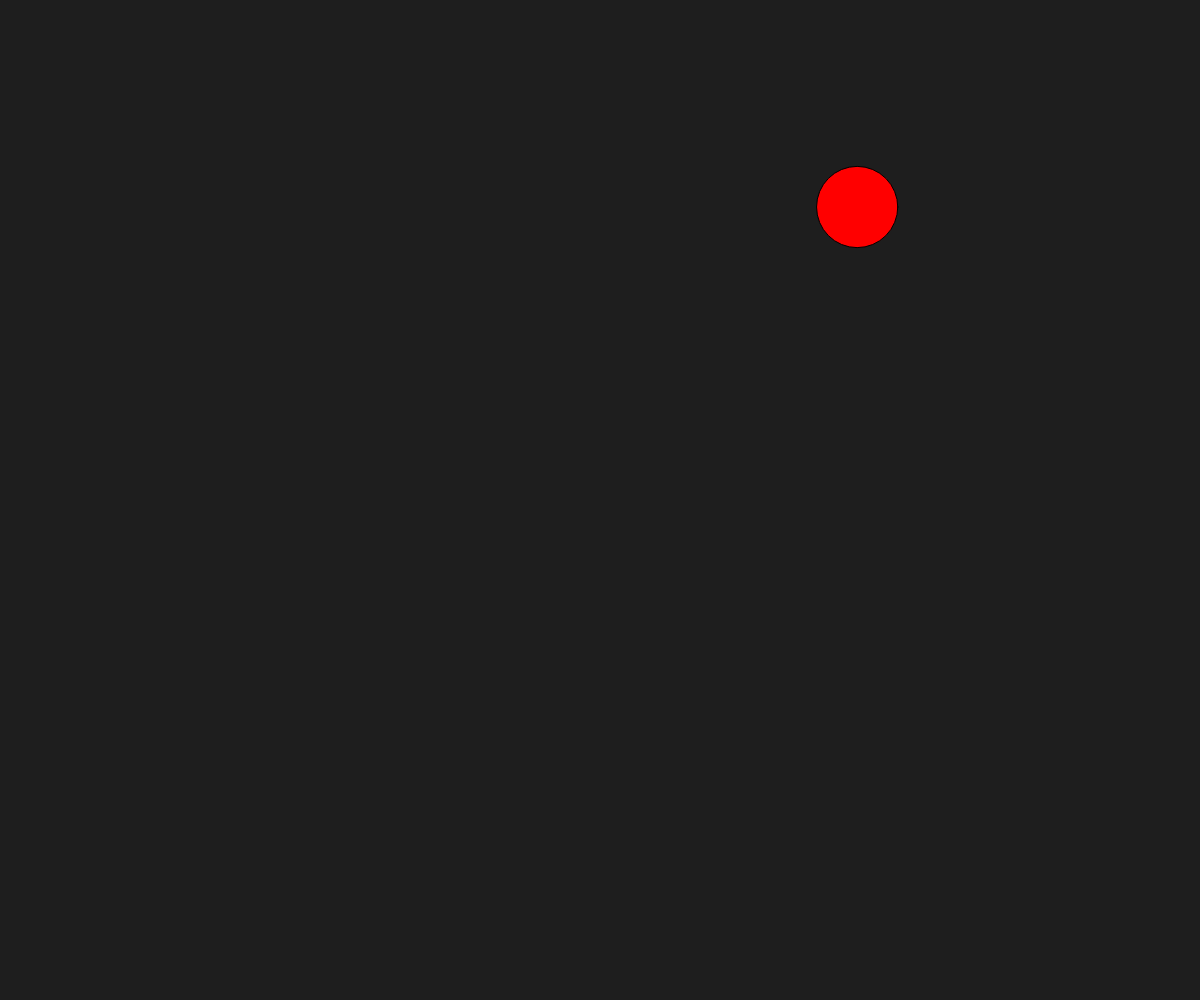
Frame 1 (no input)
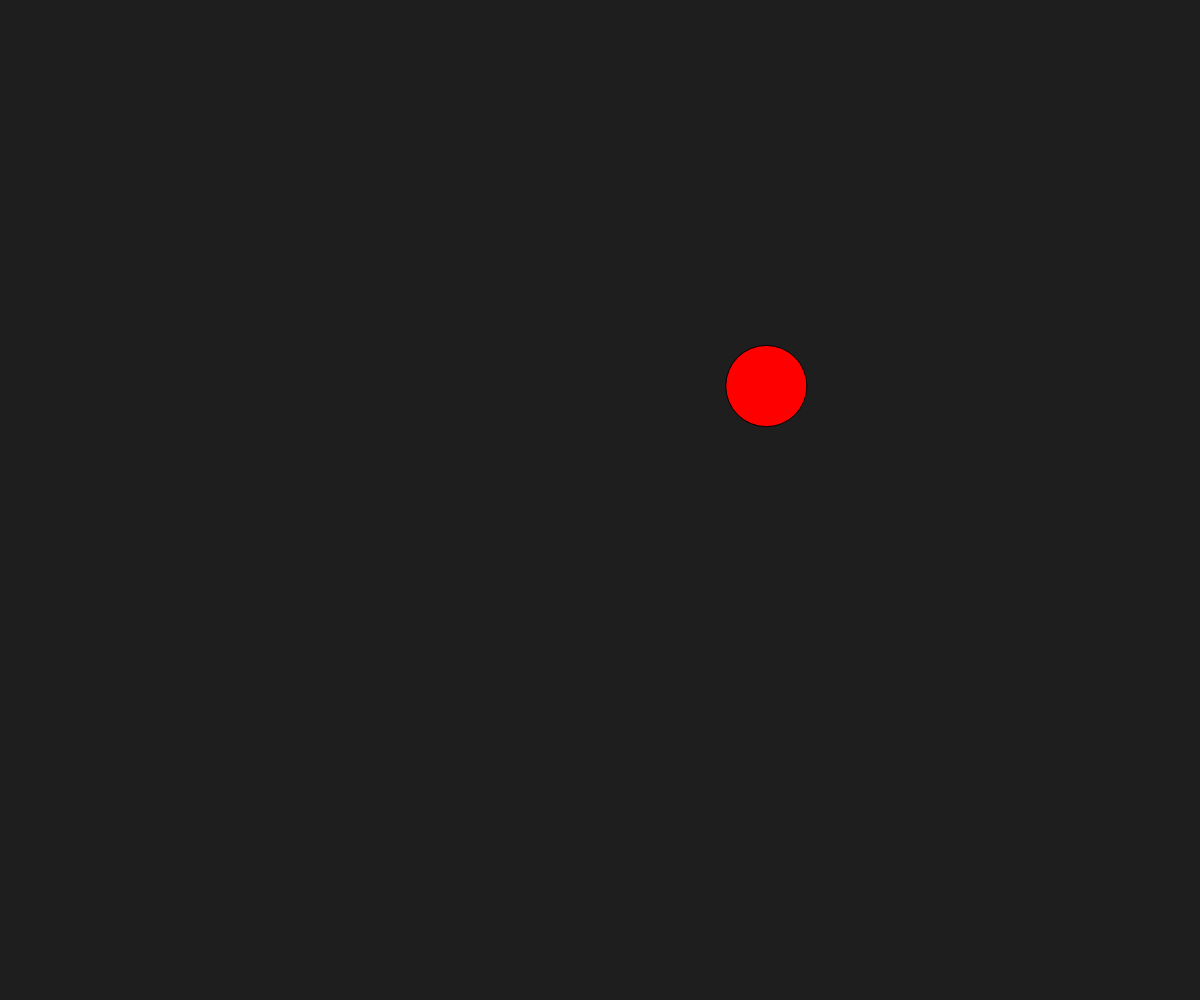
Frame 60 (no input)
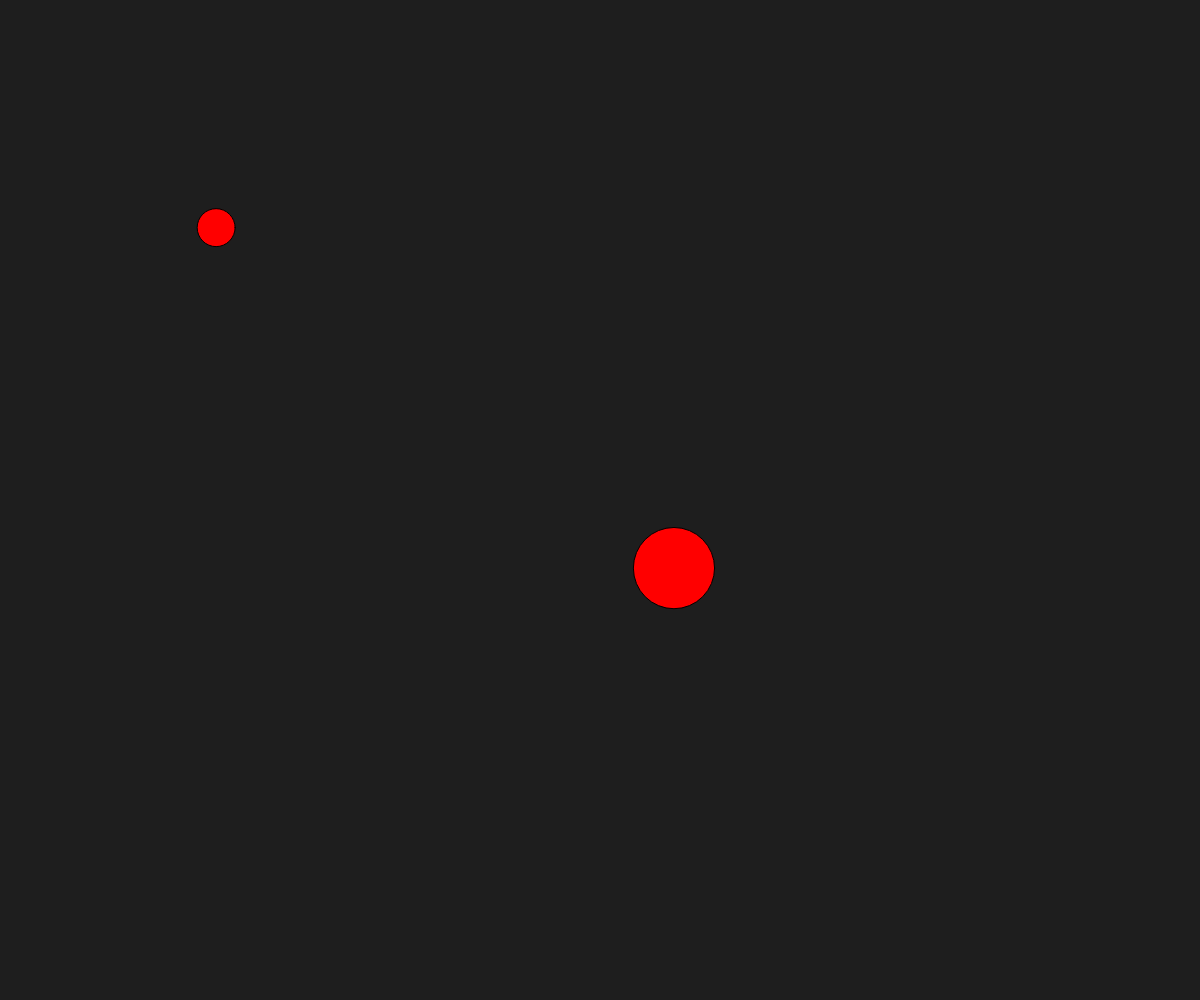
Frame 120 (the mouse pressed at the canvas centre since frame 60)

The p5.js sketch that drew these frames (run headless with seeded random() and noise() and a simulated clock; from frame 60 on, the mouse is pressed at the canvas centre):

// p5.js sketch
// ── sketch.js
// Project Title
// Your Name
// Date
//
// Extra for Experts:
// - describe what you did to take this project "above and beyond"


let ballsarray = [];
{
function setup() {
  createCanvas(windowWidth, windowHeight);
 createball();
  
  
 
}

function draw() {
  background(30);


  fill(255,0,0);
 

  for (let i=0; i< ballsarray.length; i++) {
  circle(ballsarray[i].x, ballsarray[i].y, ballsarray[i].diameter);
  ballsarray[i].x += ballsarray[i].dx;
  ballsarray[i].y += ballsarray[i].dy;
  }
}

function createball() {
  let newBall = {
    x: random(width),
    y: random(height),
    diameter: random(25, 100),
    dx: random(-5, 5),
    dy: random(-5, 5),







};

ballsarray.push(newBall)
}
function mousePressed() {
 createball();
  ballsarray[ballsarray.length-1].x + mouseX;
  ballsarray[ballsarray.length-1].y + mouseY;

}

}
